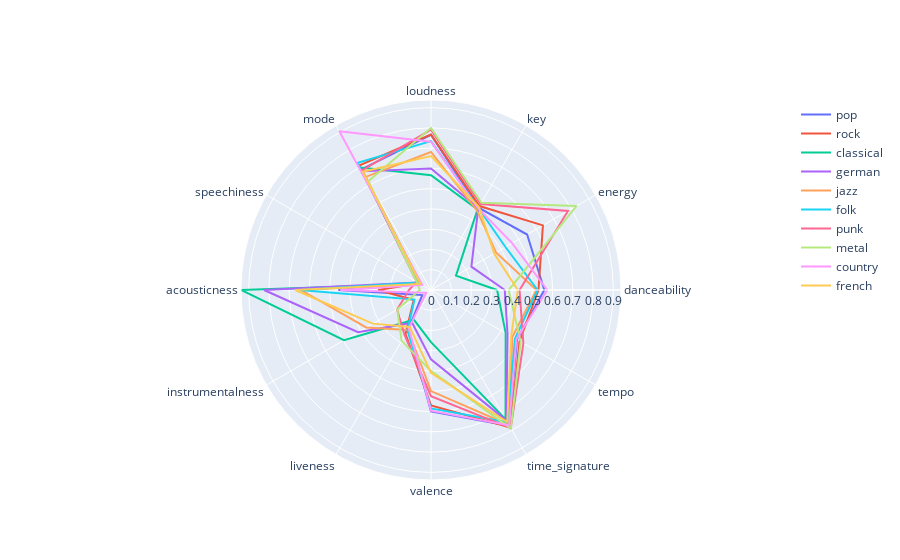

The code cell stored with this chart in its notebook:
### Code cell
fig.update_layout(
    height = 800
)
fig.show()

### Figure 1 — Plotly figure (JSON) as saved in the notebook; plotly's stock layout.template omitted (floating-point values rounded to 4 significant figures)
{"data": [{"fill": "none", "mode": "lines", "name": "pop", "r": [0.5592, 0.5477, 0.4694, 0.7658, 0.6873, 0.0594, 0.4573, 0.04975, 0.2234, 0.5991, 0.7735, 0.4898, 0.5592], "theta": ["danceability", "energy", "key", "loudness", "mode", "speechiness", "acousticness", "instrumentalness", "liveness", "valence", "time_signature", "tempo", "danceability"], "type": "scatterpolar"}, {"fill": "none", "mode": "lines", "name": "rock", "r": [0.5304, 0.6378, 0.4784, 0.7669, 0.7092, 0.06591, 0.261, 0.0984, 0.2511, 0.5693, 0.7839, 0.5044, 0.5304], "theta": ["danceability", "energy", "key", "loudness", "mode", "speechiness", "acousticness", "instrumentalness", "liveness", "valence", "time_signature", "tempo", "danceability"], "type": "scatterpolar"}, {"fill": "none", "mode": "lines", "name": "classical", "r": [0.3263, 0.1423, 0.4592, 0.5661, 0.6986, 0.05829, 0.9377, 0.496, 0.1695, 0.257, 0.7356, 0.4255, 0.3263], "theta": ["danceability", "energy", "key", "loudness", "mode", "speechiness", "acousticness", "instrumentalness", "liveness", "valence", "time_signature", "tempo", "danceability"], "type": "scatterpolar"}, {"fill": "none", "mode": "lines", "name": "german", "r": [0.3642, 0.2301, 0.4664, 0.5999, 0.6763, 0.07319, 0.8241, 0.4159, 0.1864, 0.3423, 0.7431, 0.4362, 0.3642], "theta": ["danceability", "energy", "key", "loudness", "mode", "speechiness", "acousticness", "instrumentalness", "liveness", "valence", "time_signature", "tempo", "danceability"], "type": "scatterpolar"}, {"fill": "none", "mode": "lines", "name": "jazz", "r": [0.5202, 0.3702, 0.4534, 0.6811, 0.6443, 0.06387, 0.6415, 0.3695, 0.2276, 0.499, 0.7693, 0.4634, 0.5202], "theta": ["danceability", "energy", "key", "loudness", "mode", "speechiness", "acousticness", "instrumentalness", "liveness", "valence", "time_signature", "tempo", "danceability"], "type": "scatterpolar"}, {"fill": "none", "mode": "lines", "name": "folk", "r": [0.526, 0.4243, 0.4674, 0.7345, 0.7251, 0.07515, 0.6476, 0.09433, 0.2318, 0.5845, 0.7539, 0.4789, 0.526], "theta": ["danceability", "energy", "key", "loudness", "mode", "speechiness", "acousticness", "instrumentalness", "liveness", "valence", "time_signature", "tempo", "danceability"], "type": "scatterpolar"}, {"fill": "none", "mode": "lines", "name": "punk", "r": [0.437, 0.7806, 0.4903, 0.7913, 0.6812, 0.08236, 0.1086, 0.1934, 0.2591, 0.5243, 0.7875, 0.5264, 0.437], "theta": ["danceability", "energy", "key", "loudness", "mode", "speechiness", "acousticness", "instrumentalness", "liveness", "valence", "time_signature", "tempo", "danceability"], "type": "scatterpolar"}, {"fill": "none", "mode": "lines", "name": "metal", "r": [0.3836, 0.8295, 0.4975, 0.7996, 0.6199, 0.08186, 0.05523, 0.1924, 0.29, 0.3991, 0.7882, 0.511, 0.3836], "theta": ["danceability", "energy", "key", "loudness", "mode", "speechiness", "acousticness", "instrumentalness", "liveness", "valence", "time_signature", "tempo", "danceability"], "type": "scatterpolar"}, {"fill": "none", "mode": "lines", "name": "country", "r": [0.5739, 0.4622, 0.4658, 0.7321, 0.9043, 0.05032, 0.4476, 0.0279, 0.2186, 0.5959, 0.7717, 0.4863, 0.5739], "theta": ["danceability", "energy", "key", "loudness", "mode", "speechiness", "acousticness", "instrumentalness", "liveness", "valence", "time_signature", "tempo", "danceability"], "type": "scatterpolar"}, {"fill": "none", "mode": "lines", "name": "french", "r": [0.4282, 0.3603, 0.4728, 0.6612, 0.6739, 0.0601, 0.6703, 0.3319, 0.2104, 0.409, 0.7528, 0.4569, 0.4282], "theta": ["danceability", "energy", "key", "loudness", "mode", "speechiness", "acousticness", "instrumentalness", "liveness", "valence", "time_signature", "tempo", "danceability"], "type": "scatterpolar"}], "layout": {"autosize": true, "polar": {"angularaxis": {"type": "category"}, "radialaxis": {"autorange": true, "range": [0, 0.9377], "type": "linear"}}}}
